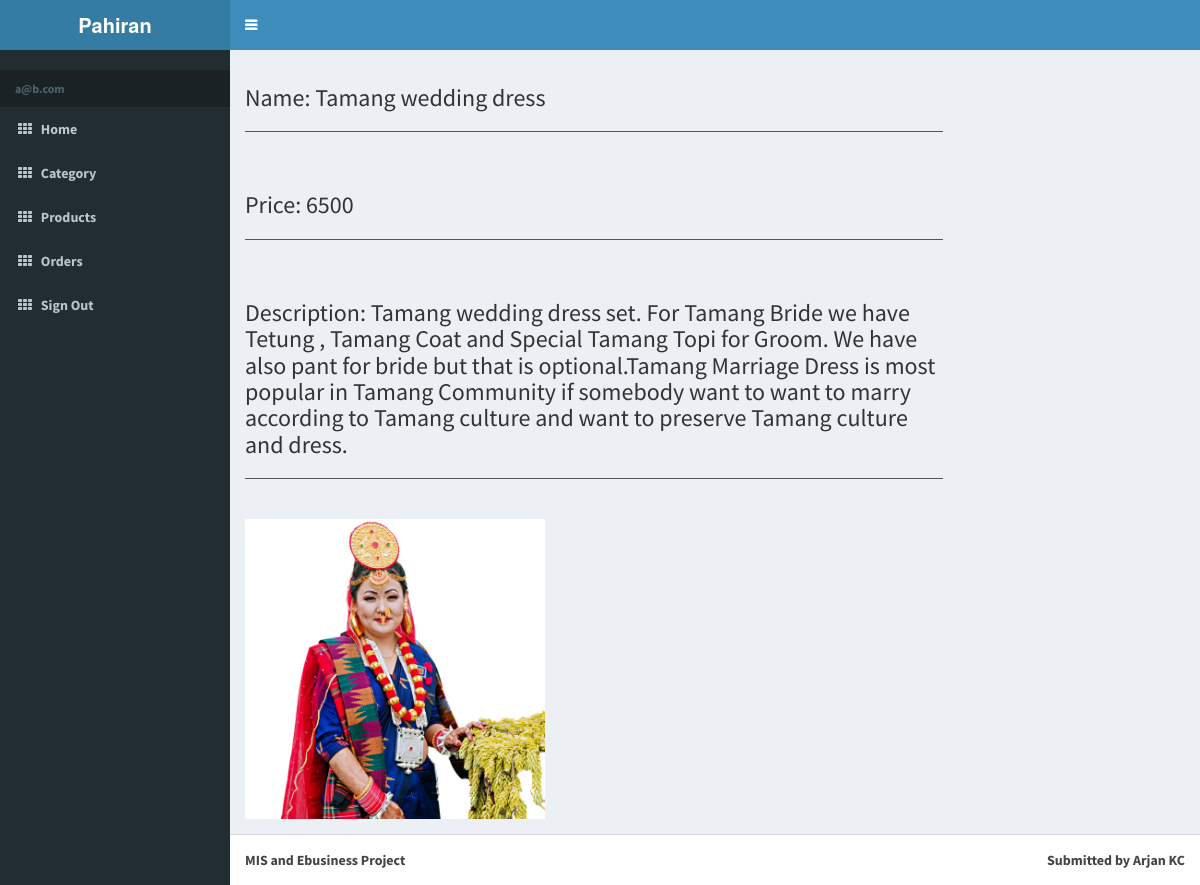
The app's page /admin/proshow.php?pro_id=26 (signed in) with its own data.
### tables this page shows
CREATE TABLE `products` (
  `id` int(11) NOT NULL,
  `name` varchar(30) NOT NULL,
  `price` int(11) NOT NULL,
  `picture` varchar(30) NOT NULL,
  `description` mediumtext NOT NULL,
  `category_id` int(11) NOT NULL,
  `created_at` timestamp NOT NULL DEFAULT current_timestamp(),
  `updated_at` timestamp NOT NULL DEFAULT current_timestamp()
);

### admin/proshow.php (the view, shortened to what this page needs)
<!DOCTYPE html>
<html>
  <?php
    include('adminfiles/head.php')
    ?>
  <body class="hold-transition skin-blue sidebar-mini">
    <div class="wrapper">
      <?php
        include('adminfiles/header.php')
        ?>
      <?php
        include('adminfiles/aside.php');
        ?>
      <div class="content-wrapper">
        <section class="content">
          <div class="row">
            <div class="col-sm-9">
              <?php
              include ('../files/connect.php');
              $id=$_GET['pro_id'];
              $sql="SELECT * from products WHERE id='$id'";
              $results=$connect->query($sql);
              $final=$results->fetch_assoc();
              ?>
              <h3> Name: <?php echo $final ['name']?></h3><hr><br>
              <h3> Price: <?php echo $final ['price']?></h3><hr><br>
              <h3> Description: <?php echo $final ['description']?></h3><hr><br>
              <img src="<?php echo $final['picture']?>" alt="No file" style="height:300px; width:300px">
            </div>
        <div class="col-sm-3">
        </div>
      </div>
    </div>
    <?php
      include('adminfiles/footer.php');
      ?>
  </body>
</html>

### records on screen
products: name "Tamang wedding dress", price "6500", description "Tamang wedding dress set. For Tamang Bride we have Tetung , Tamang Coat and Special Tamang Topi for Groom. We have also pant for bride but that is optional.Tamang Marriage Dress is most popular in Tamang Community if somebody want to want to marry according to Tamang culture and want to preserve Tamang culture and dress.", picture (picture)

### other values on screen
$_SESSION['email'] "a@b.com"
